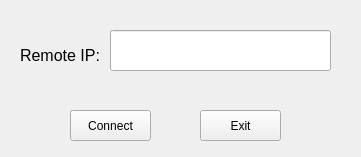
<?xml version="1.0" encoding="UTF-8"?>
<ui version="4.0">
 <class>ConnWidget</class>
 <widget class="QWidget" name="ConnWidget">
  <property name="geometry">
   <rect>
    <x>0</x>
    <y>0</y>
    <width>361</width>
    <height>157</height>
   </rect>
  </property>
  <property name="windowTitle">
   <string>Connect To Remote User</string>
  </property>
  <widget class="QLineEdit" name="ipText">
   <property name="geometry">
    <rect>
     <x>110</x>
     <y>30</y>
     <width>221</width>
     <height>41</height>
    </rect>
   </property>
   <property name="font">
    <font>
     <pointsize>12</pointsize>
    </font>
   </property>
  </widget>
  <widget class="QLabel" name="label">
   <property name="geometry">
    <rect>
     <x>20</x>
     <y>40</y>
     <width>91</width>
     <height>31</height>
    </rect>
   </property>
   <property name="font">
    <font>
     <pointsize>12</pointsize>
    </font>
   </property>
   <property name="text">
    <string>Remote IP: </string>
   </property>
  </widget>
  <widget class="QPushButton" name="connectButton">
   <property name="geometry">
    <rect>
     <x>70</x>
     <y>110</y>
     <width>81</width>
     <height>31</height>
    </rect>
   </property>
   <property name="text">
    <string>Connect</string>
   </property>
  </widget>
  <widget class="QPushButton" name="exitButton">
   <property name="geometry">
    <rect>
     <x>200</x>
     <y>110</y>
     <width>81</width>
     <height>31</height>
    </rect>
   </property>
   <property name="text">
    <string>Exit</string>
   </property>
  </widget>
 </widget>
 <resources/>
 <connections/>
</ui>
